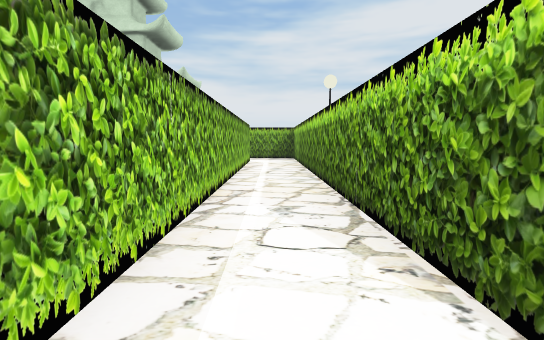
view 1 (above)

17 first-person views from a walk through a Unity game level. The camera is 0.33 m above the floor, tilts 6° down and sees 90° across. The floor is counted in squares, 0.5 m on a side. Each view is taken from the middle of a square. On the plan, view 1 faces up. The plan holds only what a view shows up to about 9 squares ahead; the rest is blank.

view 2
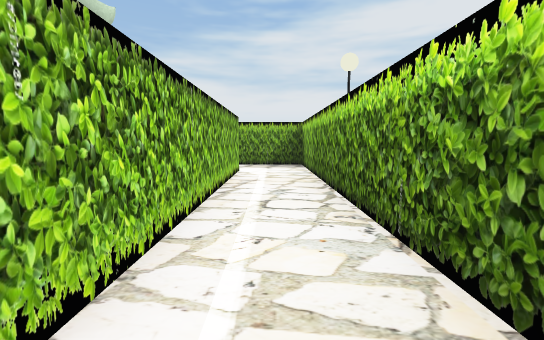

view 3
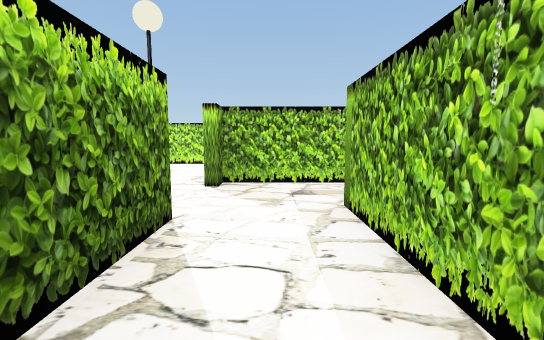

view 4
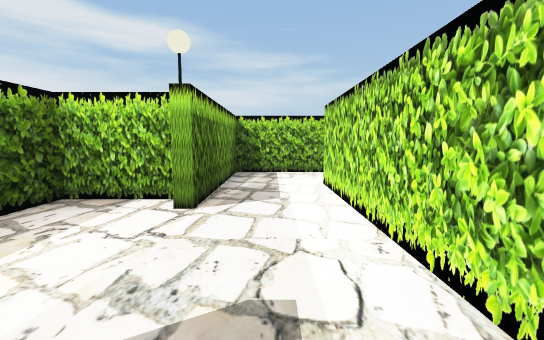

view 5
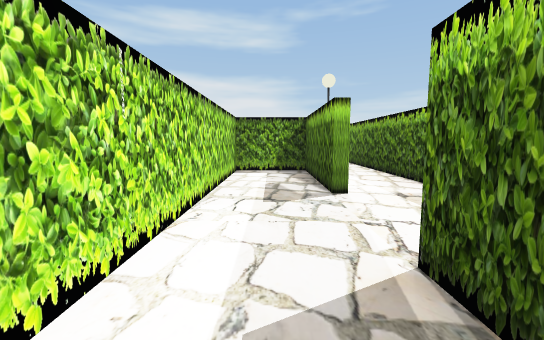

view 6
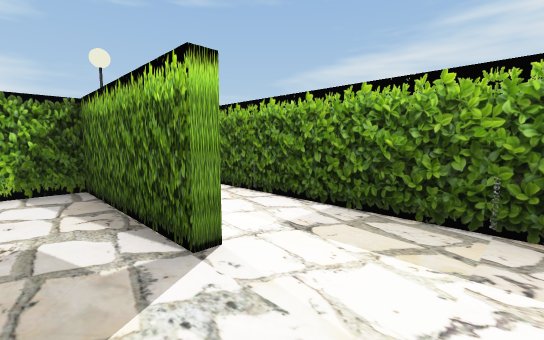

view 7
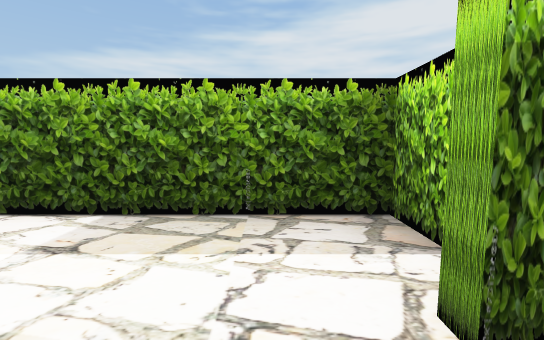

view 8
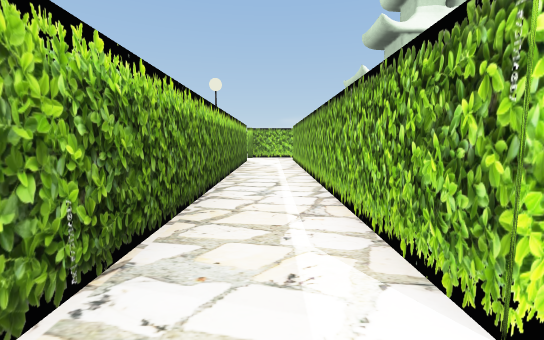

view 9
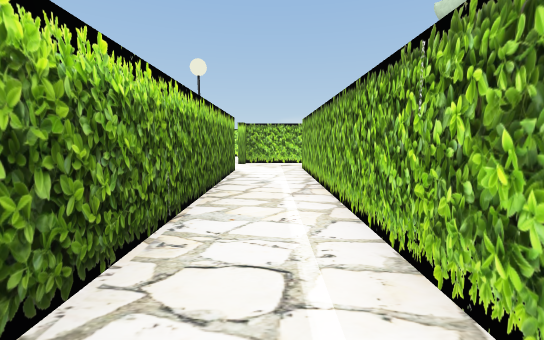

view 10
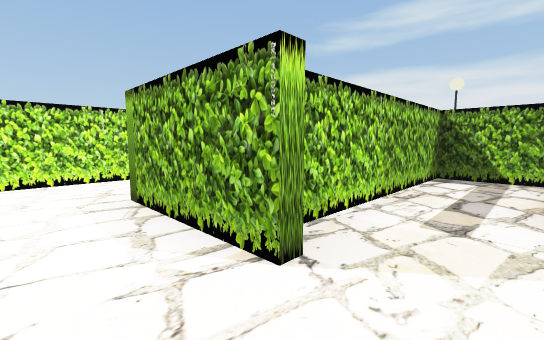

view 11
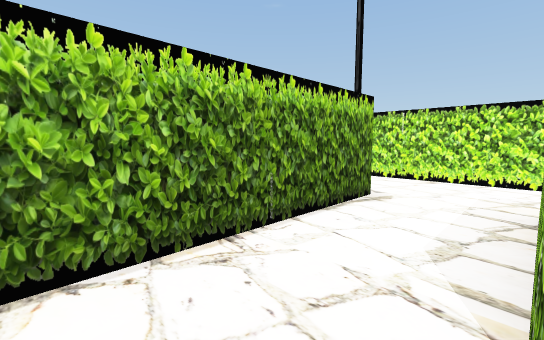

view 12
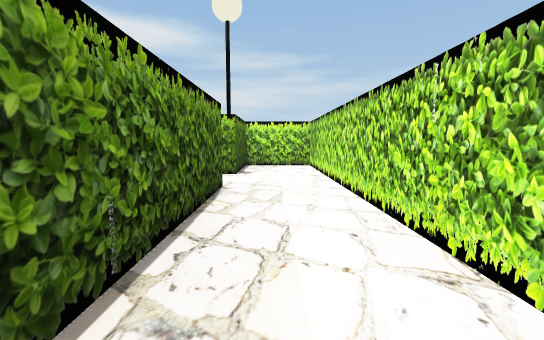

view 13
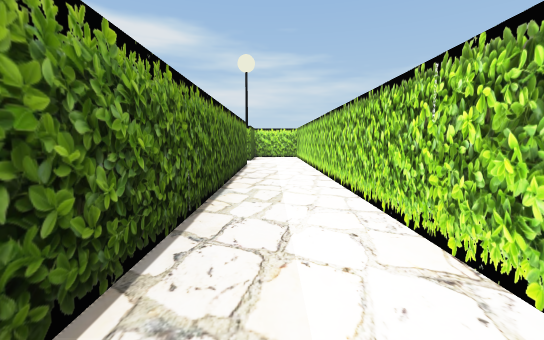

view 14
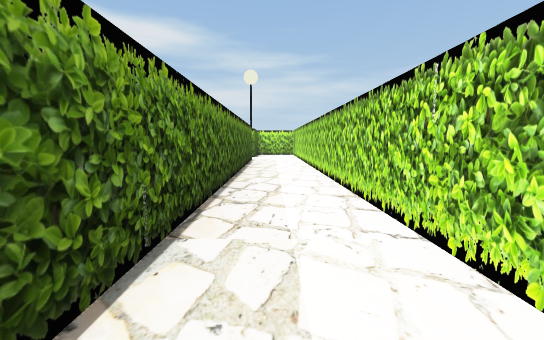

view 15
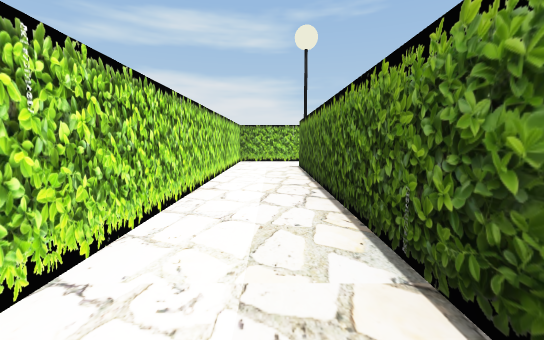

view 16
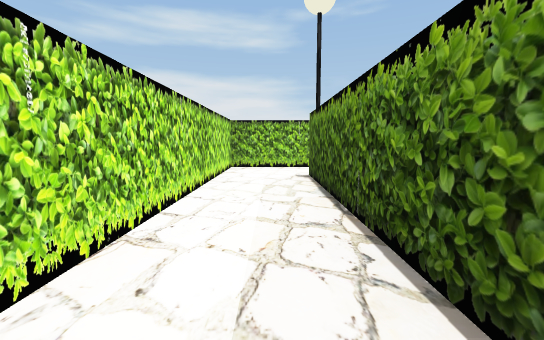

view 17
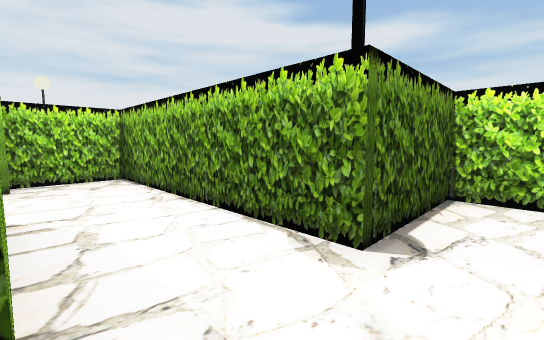

### Floor plan
Ten units are one square. View 1 is at (0, 0); x grows to the right and y downward. Boxes are objects, and circles mark ways between rooms. Rooms are numbered by the first view taken in them; rooms with no view inside come last. Other rooms are left out.
<svg viewBox="-130 -129 181 185">
<path fill="none" stroke="#000" d="M-25 -92 -8 -92 -8 -1M9 -6 9 -108 -24 -108M-35 13 9 13M-44 -108 -72 -108 -72 -92 -25 -92M-19 -111 -19 -124 -46 -124M10 9 10 33 -125 33M25 26 25 -12 10 -12M-125 51 46 51 46 33 34 33"/>
<rect x="25" y="25" width="10" height="10" fill="#bbb"><title>other object</title></rect>
<circle cx="-15" cy="-100" r="3" fill="#2a7"/>
<circle cx="10" cy="0" r="3" fill="#2a7"/>
<text x="0" y="-60">1</text>
<text x="-40" y="-110">2</text>
<text x="-20" y="40">3</text>
</svg>
Room 1 opens to room 2. Room 1 opens to room 3.

Where each view was taken, in squares from view 1:
view 1: 0 up, 0 right, facing up
view 2: 3 up, 0 right, facing up
view 3: 3 up, 0 right, facing down
view 4: 10 up, 5 left, facing right
view 5: 10 up, 1 left, facing left
view 6: 10 up, 3 left, facing up-left
view 7: 10 up, 3 left, facing up
view 8: 10 up, 0 right, facing down
view 9: 7 up, 0 right, facing down
view 10: 0 up, 2 right, facing down-left
view 11: 0 up, 1 right, facing down-right
view 12: 4 down, 3 left, facing right
view 13: 4 down, 7 left, facing right
view 14: 4 down, 9 left, facing right
view 15: 4 down, 6 left, facing left
view 16: 4 down, 8 left, facing left
view 17: 4 down, 1 right, facing up-right
